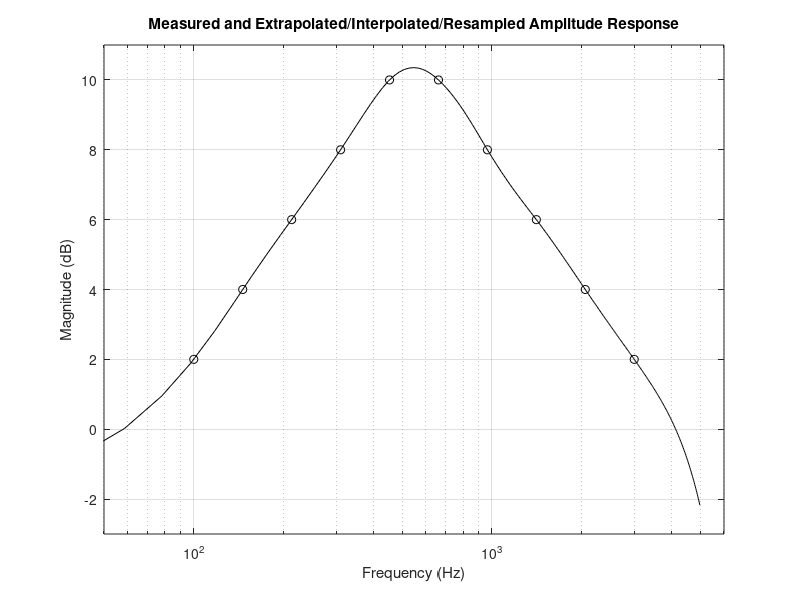
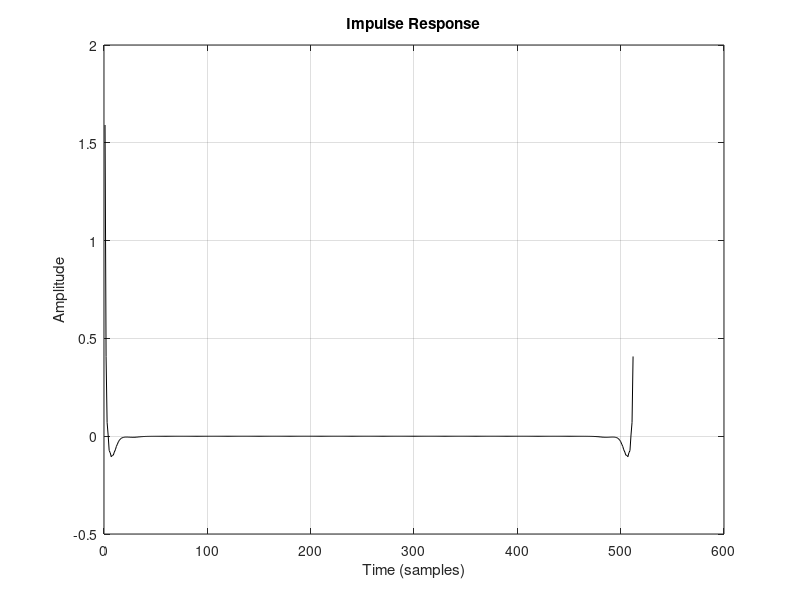
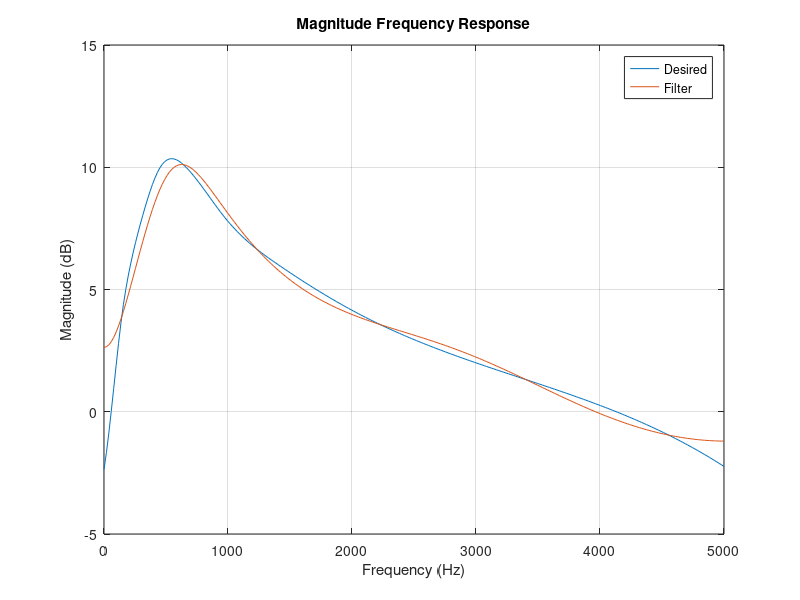

The MATLAB source for these figures, in order:
NZ = 1;      % number of ZEROS in the filter to be designed
NP = 4;      % number of POLES in the filter to be designed
NG = 10;     % number of gain measurements
fmin = 100;  % lowest measurement frequency (Hz)
fmax = 3000; % highest measurement frequency (Hz)
fs = 10000;  % discrete-time sampling rate
Nfft = 512;  % FFT size to use 
df = (fmax/fmin)^(1/(NG-1)); % uniform log-freq spacing
f = fmin * df .^ (0:NG-1);   % measurement frequency axis

% Gain measurements (synthetic example = triangular amp response):
Gdb = 10*[1:NG/2,NG/2:-1:1]/(NG/2); % between 0 and 10 dB gain

% Must decide on a dc value.
% Either use what is known to be true or pick something "maximally
% smooth".  Here we do a simple linear extrapolation:
dc_amp = Gdb(1) - f(1)*(Gdb(2)-Gdb(1))/(f(2)-f(1));

% Must also decide on a value at half the sampling rate.
% Use either a realistic estimate or something "maximally smooth".
% Here we do a simple linear extrapolation. While zeroing it
% is appealing, we do not want any zeros on the unit circle here.
Gdb_last_slope = (Gdb(NG) - Gdb(NG-1)) / (f(NG) - f(NG-1));
nyq_amp = Gdb(NG) + Gdb_last_slope * (fs/2 - f(NG));

Gdbe = [dc_amp, Gdb, nyq_amp]; 
fe = [0,f,fs/2];
NGe = NG+2;

% Resample to a uniform frequency grid, as required by ifft.
% We do this by fitting cubic splines evaluated on the fft grid:
Gdbei = spline(fe,Gdbe); % say `help spline'
fk = fs*[0:Nfft/2]/Nfft; % fft frequency grid (nonneg freqs)
Gdbfk = ppval(Gdbei,fk); % Uniformly resampled amp-resp

figure;
semilogx(fk(2:end-1),Gdbfk(2:end-1),'-k'); grid('on'); 
axis([fmin/2 fmax*2 -3 11]);
hold('on'); semilogx(f,Gdb,'ok');
xlabel('Frequency (Hz)');   ylabel('Magnitude (dB)');
title(['Measured and Extrapolated/Interpolated/Resampled ',...
       'Amplitude Response']);

Ns = length(Gdbfk); if Ns~=Nfft/2+1, error("confusion"); end
Sdb = [Gdbfk,Gdbfk(Ns-1:-1:2)]; % install negative-frequencies

S = 10 .^ (Sdb/20); % convert to linear magnitude
s = ifft(S); % desired impulse response
s = real(s); % any imaginary part is quantization noise
tlerr = 100*norm(s(round(0.9*Ns:1.1*Ns)))/norm(s);
disp(sprintf(['Time-limitedness check: Outer 20%% of impulse ' ...
              'response is %0.2f %% of total rms'],tlerr));
% = 0.02 percent
if tlerr>1.0 % arbitrarily set 1% as the upper limit allowed
  error('Increase Nfft and/or smooth Sdb');
end

figure;
plot(s, '-k'); grid('on');   title('Impulse Response');
xlabel('Time (samples)');   ylabel('Amplitude');

c = ifft(Sdb); % compute real cepstrum from log magnitude spectrum
% Check aliasing of cepstrum (in theory there is always some):
caliaserr = 100*norm(c(round(Ns*0.9:Ns*1.1)))/norm(c);
disp(sprintf(['Cepstral time-aliasing check: Outer 20%% of ' ...
    'cepstrum holds %0.2f %% of total rms'],caliaserr));
% = 0.09 percent
if caliaserr>1.0 % arbitrary limit
  error('Increase Nfft and/or smooth Sdb to shorten cepstrum');
end
% Fold cepstrum to reflect non-min-phase zeros inside unit circle:
% If complex:
% cf = [c(1), c(2:Ns-1)+conj(c(Nfft:-1:Ns+1)), c(Ns), zeros(1,Nfft-Ns)];
cf = [c(1), c(2:Ns-1)+c(Nfft:-1:Ns+1), c(Ns), zeros(1,Nfft-Ns)];
Cf = fft(cf); % = dB_magnitude + j * minimum_phase
Smp = 10 .^ (Cf/20); % minimum-phase spectrum

Smpp = Smp(1:Ns); % nonnegative-frequency portion
wt = 1 ./ (fk+1); % typical weight fn for audio
wk = 2*pi*fk/fs;
[B,A] = invfreqz(Smpp,wk,NZ,NP,wt);
Hh = freqz(B,A,Ns);

## usage: dbval = mydb (val)
##
##
function dbval = mydb (val)
  dbval = 20*log10(val);
endfunction

figure;
plot(fk,mydb([Smpp(:),Hh(:)])); grid('on');
xlabel('Frequency (Hz)');
ylabel('Magnitude (dB)');
title('Magnitude Frequency Response');
legend('Desired','Filter');
